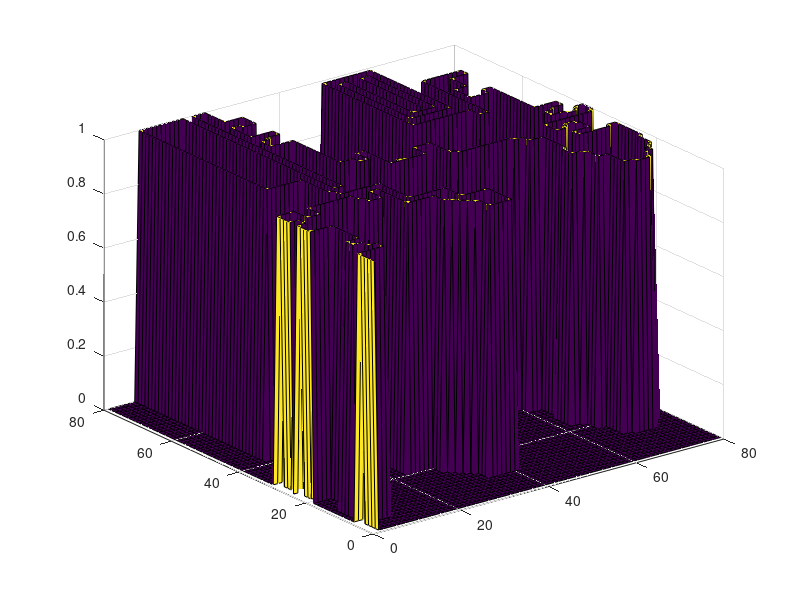

The MATLAB script that drew this image:
data = [
    

1 0 0 0 0 0 0 0 0 0 0 0 0 0 0 0 0 0 0 0 0 0 0 0 0 0 0 0 0 0 0 0 0 0 0 0 0 0 0 0 0 0 0 0 0 0 0 0 0 0 0 0 0 0 0 0 0 0 0 0 0 0 0 0 0 0 0 0 0 0 0 0 0 0 0 0 0 0 0 0 ;
1 0 0 0 0 0 0 0 0 0 0 0 0 0 0 0 0 0 0 0 0 0 0 0 0 0 0 0 0 0 0 0 0 0 0 0 0 0 0 0 0 0 0 0 0 0 0 0 0 0 0 0 0 0 0 0 0 0 0 0 0 0 0 0 0 0 0 0 0 0 0 0 0 0 0 0 0 0 0 0 ;
1 0 0 0 0 0 0 0 0 0 0 0 0 0 0 0 0 0 0 0 0 0 0 0 0 0 0 0 0 0 0 0 0 0 0 0 0 0 0 0 0 0 0 0 0 0 0 0 0 0 0 0 0 0 0 0 0 0 0 0 0 0 0 0 0 0 0 0 0 0 0 0 0 0 0 0 0 0 0 0 ;
1 0 0 0 0 0 0 0 0 0 0 0 0 0 0 0 0 0 0 0 0 0 0 0 0 0 0 0 0 0 0 0 0 0 0 0 0 0 0 0 0 0 0 0 0 0 0 0 0 0 0 0 0 0 0 0 0 0 0 0 0 0 0 0 0 0 0 0 0 0 0 0 0 0 0 0 0 0 0 0 ;
1 0 0 0 0 0 0 0 0 0 0 0 0 0 0 0 0 0 0 0 0 0 0 0 0 0 0 0 0 0 0 0 0 0 0 0 0 0 0 0 0 0 0 0 0 0 0 0 0 0 0 0 0 0 0 0 0 0 0 0 0 0 0 0 0 0 0 0 0 0 0 0 0 0 0 0 0 0 0 0 ;
1 1 1 1 1 1 1 0 0 0 0 0 0 0 0 0 0 0 0 0 0 0 0 0 0 0 0 0 0 0 0 0 0 0 0 0 0 0 0 0 0 0 0 0 0 0 0 0 0 0 0 0 0 0 0 0 0 0 0 0 0 0 0 0 0 0 0 0 0 0 0 0 0 0 0 0 0 0 0 0 ;
0 0 0 0 0 0 1 0 0 0 0 0 0 0 0 0 0 0 0 0 0 0 0 0 0 0 0 0 0 0 0 0 0 0 0 0 0 0 0 0 0 0 0 0 0 0 0 0 0 0 0 0 0 0 0 0 0 0 0 0 0 0 0 0 0 0 0 0 0 0 0 0 0 0 0 0 0 0 0 0 ;
0 0 0 0 1 1 1 0 0 0 0 0 0 0 0 0 0 0 0 0 0 0 0 0 0 0 0 0 0 0 0 0 0 0 0 0 0 0 0 0 0 0 0 0 0 0 0 0 0 0 0 0 0 0 0 0 0 0 0 0 0 0 0 0 0 0 0 0 0 0 0 0 0 0 0 0 0 0 0 0 ;
0 0 0 0 1 0 0 0 0 0 0 0 0 0 0 0 0 0 0 0 0 0 0 0 0 0 0 0 0 0 0 0 0 0 0 0 0 0 0 0 0 0 0 0 0 0 0 0 0 0 0 0 0 0 0 0 0 0 0 0 0 0 0 0 0 0 0 0 0 0 0 0 0 0 0 0 0 0 0 0 ;
0 0 1 1 1 0 0 0 0 0 0 0 0 0 0 0 0 0 0 0 0 0 0 0 0 0 0 0 0 0 0 0 0 0 0 0 0 0 0 0 0 0 0 0 0 0 0 0 0 0 0 0 0 0 0 0 0 0 0 0 0 0 0 0 0 0 0 0 0 0 0 0 0 0 0 0 0 0 0 0 ;
0 0 1 0 0 0 0 0 0 0 0 0 0 0 0 0 0 0 0 0 0 0 0 0 0 0 0 0 0 0 0 0 0 0 1 1 1 1 1 1 0 0 0 0 0 0 0 0 0 0 0 0 0 0 0 0 0 0 0 0 0 0 0 0 0 0 0 0 0 0 0 0 0 0 0 0 0 0 0 0 ;
0 0 1 1 1 1 0 0 0 0 0 0 0 0 0 0 0 0 0 0 0 0 0 0 0 0 0 0 0 0 0 0 0 0 1 0 0 0 0 1 0 0 0 0 0 0 0 0 0 0 0 0 0 0 0 0 0 0 0 0 0 0 0 0 0 0 0 0 0 0 0 0 0 0 0 0 0 0 0 0 ;
0 0 0 0 0 1 0 0 0 0 0 0 0 0 0 0 0 0 0 0 0 0 0 0 0 0 0 0 0 0 0 0 0 0 1 0 0 0 0 1 0 0 0 0 0 0 0 0 0 0 0 0 0 0 0 0 0 0 0 0 0 0 0 0 0 0 0 0 0 1 1 1 1 0 0 0 0 0 0 0 ;
0 0 0 0 0 1 0 0 0 0 0 0 0 0 0 0 0 0 0 0 0 0 0 0 0 0 0 0 0 0 0 0 0 1 1 0 0 0 0 1 0 0 0 0 0 0 0 0 0 0 0 0 0 0 0 0 0 0 0 0 0 0 0 0 0 0 0 1 1 1 0 0 1 1 0 0 0 0 0 0 ;
0 0 0 0 0 1 0 0 0 0 0 0 0 0 0 0 0 0 0 0 0 0 0 0 0 0 0 0 0 0 0 0 1 1 0 0 0 0 0 1 0 0 0 0 0 0 0 0 0 0 0 0 0 0 0 0 0 0 0 0 0 0 0 0 0 0 0 1 0 0 0 0 0 1 0 0 0 0 0 0 ;
0 0 0 0 0 1 0 0 0 0 0 0 0 0 0 0 0 0 0 0 0 0 0 0 0 0 0 0 0 0 0 1 1 0 0 0 0 0 0 1 0 0 0 0 0 0 0 0 0 0 0 0 0 0 0 0 0 0 0 0 0 0 0 0 0 0 0 1 0 0 0 0 0 1 1 1 0 0 0 0 ;
0 0 0 0 0 1 0 0 0 0 0 0 0 0 0 0 0 0 0 0 0 0 0 0 0 0 0 0 0 0 1 1 0 0 0 0 0 0 0 1 0 0 0 0 0 0 0 0 0 0 0 0 0 0 0 0 0 0 0 0 0 0 0 0 0 0 0 1 0 0 0 0 0 0 0 1 0 0 0 0 ;
0 0 0 0 0 1 0 0 0 0 0 0 0 0 0 0 0 0 0 0 0 0 0 0 0 0 0 0 0 1 1 0 0 1 1 1 1 1 1 1 0 0 0 0 0 0 0 0 0 0 0 0 0 0 0 0 0 0 0 0 0 0 0 0 0 0 0 1 0 0 0 0 0 0 0 1 1 0 0 0 ;
0 0 0 0 0 1 0 0 0 0 0 0 0 0 0 0 0 0 0 0 0 0 0 0 0 0 0 0 0 1 0 0 0 1 0 0 0 0 0 0 0 0 0 0 0 0 0 0 0 0 0 0 0 0 0 0 0 0 0 0 0 0 0 0 0 1 1 1 0 0 0 0 0 0 0 0 1 1 0 0 ;
1 1 1 1 1 1 0 0 0 0 0 0 0 0 0 0 0 0 0 0 0 0 0 0 0 0 0 0 0 1 0 0 0 1 0 0 0 0 0 0 0 0 0 0 0 0 0 0 0 0 0 0 0 0 0 0 0 0 0 0 0 0 0 0 0 1 0 0 0 0 0 0 0 0 0 0 0 1 0 0 ;
1 0 0 0 0 0 0 0 0 0 0 0 0 0 0 0 0 0 0 0 0 0 0 1 1 1 1 1 1 1 0 0 0 1 0 0 0 0 0 0 0 0 0 0 0 0 0 0 0 0 0 0 0 0 0 0 0 0 0 0 0 0 0 0 0 1 0 0 0 0 0 0 0 0 0 0 0 1 0 0 ;
1 0 0 0 0 0 0 0 0 0 0 0 0 0 0 0 0 0 0 0 0 0 0 1 0 0 0 0 0 0 0 0 0 1 0 0 0 0 0 0 0 0 0 0 0 0 0 0 0 0 0 0 0 0 0 0 0 0 0 0 0 0 0 0 1 1 0 0 0 0 0 0 0 0 0 0 0 1 0 0 ;
1 0 0 0 0 0 0 0 0 0 0 0 0 0 0 0 0 0 0 0 0 0 0 1 0 1 1 1 1 1 1 1 1 1 0 0 0 0 0 0 0 0 0 0 0 0 0 0 0 0 0 0 0 0 0 0 0 0 0 0 0 0 1 1 1 0 0 0 0 0 0 0 0 0 0 0 0 1 1 0 ;
1 1 1 0 0 0 0 0 0 0 0 0 0 0 0 0 0 0 0 0 0 0 0 1 0 1 0 0 0 0 0 0 0 0 0 0 0 0 0 0 0 0 0 0 0 0 0 0 0 0 0 0 0 0 0 0 0 0 0 0 0 0 1 0 0 0 0 0 0 0 0 0 0 0 0 0 0 0 1 0 ;
0 0 1 0 0 0 0 0 0 0 0 0 0 0 0 0 0 0 0 0 0 0 0 1 0 1 0 0 0 0 0 0 0 0 0 0 0 0 0 0 0 0 0 0 0 0 0 0 0 0 0 0 0 0 0 0 0 0 0 0 0 0 1 0 0 0 0 0 0 0 0 0 0 0 0 0 0 0 1 0 ;
1 1 1 0 1 1 1 1 0 0 0 0 0 0 0 0 0 0 1 1 1 1 0 1 0 1 0 0 0 0 0 0 0 0 0 0 0 0 0 0 0 0 0 0 0 0 0 0 0 0 0 0 0 0 0 0 0 0 0 0 0 0 1 1 0 0 0 0 0 0 0 0 0 0 0 0 0 0 1 0 ;
1 0 0 0 1 0 0 1 0 0 0 0 0 0 0 0 0 0 1 0 0 1 0 1 0 1 0 0 0 0 0 0 0 0 0 0 0 0 0 0 0 0 0 0 0 0 0 0 0 0 0 0 0 0 0 0 0 0 0 0 0 0 0 1 0 0 0 0 0 0 0 0 0 0 0 0 0 0 1 0 ;
1 0 0 0 1 0 0 1 0 0 0 0 0 0 0 0 0 1 1 0 0 1 0 1 0 1 0 0 0 0 0 0 0 0 0 0 0 0 0 0 0 0 0 0 0 0 0 0 0 0 0 0 0 0 0 0 0 0 0 0 0 0 0 1 0 0 0 0 0 0 0 0 0 0 0 0 0 0 1 0 ;
1 0 0 0 1 0 0 1 0 0 0 0 0 0 0 0 0 1 0 0 0 1 0 1 0 1 0 0 0 0 0 0 0 0 0 0 0 0 0 0 0 0 0 0 0 0 0 0 0 0 0 0 0 0 0 0 0 0 0 0 0 0 0 1 0 0 0 0 0 0 0 0 0 0 0 0 0 0 1 0 ;
1 1 1 1 1 0 0 1 1 1 1 1 1 1 1 1 1 1 0 0 0 1 1 1 0 1 0 0 0 0 0 0 0 0 0 0 0 0 0 0 0 0 0 0 0 0 0 0 0 0 0 0 0 0 0 0 0 0 0 0 0 0 0 1 0 0 0 0 0 1 1 1 1 1 1 1 1 0 1 0 ;
0 0 0 0 0 0 0 0 0 0 0 0 0 0 0 0 0 0 0 0 0 0 0 0 0 1 0 0 0 0 0 0 0 0 0 0 0 0 0 0 0 0 0 0 0 0 0 0 0 0 0 0 0 0 0 0 0 0 0 0 0 0 0 1 0 0 0 0 0 1 0 0 0 0 0 0 1 1 1 0 ;
0 0 0 0 0 0 0 0 0 0 0 0 0 0 0 0 1 1 1 1 1 1 1 1 1 1 0 0 0 0 0 0 0 0 0 0 0 0 0 0 0 0 0 0 0 0 0 0 0 0 0 0 0 0 0 0 0 0 0 0 0 0 0 1 0 0 0 0 0 1 1 1 1 1 0 0 0 0 0 0 ;
0 0 0 0 0 0 0 0 0 0 0 0 0 0 0 0 1 0 0 0 0 0 0 0 0 0 0 0 0 0 0 0 0 0 0 0 0 0 0 0 0 0 0 0 0 0 0 0 0 0 0 0 0 0 0 0 0 0 0 0 1 1 1 1 0 0 0 0 0 0 0 0 0 1 0 0 0 0 0 0 ;
0 0 0 0 0 0 0 0 0 0 0 0 0 0 0 1 1 0 0 0 0 0 0 0 0 0 0 0 0 0 0 0 0 0 0 0 0 0 0 0 0 0 0 0 0 0 0 0 0 0 0 0 0 0 0 0 0 0 0 0 1 0 0 0 0 0 0 1 1 1 0 0 0 1 0 0 0 0 0 0 ;
0 0 0 0 0 0 0 0 0 0 0 0 0 0 0 1 0 1 1 1 0 0 0 0 0 0 0 0 0 0 0 0 0 0 0 0 0 0 0 0 0 0 0 0 0 0 0 0 0 0 0 0 0 0 0 0 0 0 1 1 1 0 0 0 0 0 0 1 0 1 1 0 1 1 0 0 0 0 0 0 ;
0 0 0 0 0 0 0 0 0 0 0 0 0 0 0 1 0 1 0 1 0 0 0 0 0 0 0 0 0 0 0 0 0 0 0 0 0 0 0 0 0 0 0 0 0 0 1 1 1 1 1 1 1 1 1 1 1 1 1 0 0 0 0 0 0 0 0 1 0 0 1 1 1 0 0 0 0 0 0 0 ;
0 0 0 0 0 0 0 0 0 0 0 0 0 0 0 1 0 1 0 1 0 0 0 0 0 0 0 0 0 0 0 0 0 0 0 0 0 0 0 0 0 0 0 0 0 1 1 0 0 0 0 0 0 0 0 0 0 0 0 0 0 0 0 0 0 0 0 1 0 0 0 0 0 0 0 0 0 0 0 0 ;
0 0 0 0 0 0 0 0 0 0 0 0 0 0 0 1 0 1 0 1 0 0 0 0 0 0 0 0 0 0 0 0 0 0 0 0 0 0 0 0 0 0 0 0 0 1 0 0 0 0 0 0 0 0 0 0 0 0 0 0 0 0 0 0 0 0 0 1 1 1 1 1 1 1 1 1 1 1 1 0 ;
0 0 0 0 0 0 0 0 0 0 0 0 0 0 0 1 0 1 0 1 0 0 0 0 0 0 0 0 0 0 0 0 0 1 1 1 1 1 1 1 1 1 0 0 0 1 0 0 0 0 0 0 0 0 0 0 0 0 0 0 0 0 0 0 0 0 0 0 0 0 0 0 0 0 0 0 0 0 1 1 ;
0 0 0 0 0 0 0 0 0 0 0 0 0 0 0 1 0 1 0 1 0 0 0 0 0 0 0 0 0 0 0 0 0 1 0 1 1 0 0 0 0 1 0 0 0 1 0 0 0 0 0 0 0 0 0 0 0 0 0 0 0 0 0 0 0 0 0 0 0 0 0 0 0 0 1 1 1 0 0 1 ;
0 0 0 0 0 0 0 0 0 0 0 0 0 0 0 1 0 1 0 1 0 0 0 0 0 0 0 0 0 0 0 0 0 1 0 0 0 0 0 0 0 1 0 0 0 1 0 0 0 0 0 0 0 0 0 0 0 0 0 0 0 0 0 0 0 0 0 0 0 0 0 1 1 1 1 0 1 1 0 1 ;
0 0 0 0 0 0 0 1 1 1 1 1 1 1 1 1 0 1 0 1 0 0 0 0 0 0 0 0 0 0 0 0 0 1 0 0 0 0 0 0 0 1 0 0 0 1 0 0 0 0 0 0 0 0 0 0 0 0 0 0 0 0 0 0 0 0 0 0 0 0 0 1 0 0 0 0 0 1 1 1 ;
0 0 0 0 0 0 0 1 0 0 0 0 0 0 0 0 0 1 0 1 0 0 0 0 0 0 0 0 0 1 1 1 0 1 0 0 0 0 0 0 0 1 1 1 1 1 0 0 0 0 0 0 0 0 0 0 0 0 0 0 0 0 0 0 0 0 0 0 0 0 0 1 1 1 0 0 0 0 0 0 ;
0 0 0 0 0 0 0 1 0 0 0 0 0 0 0 0 0 1 0 1 0 0 0 0 0 0 0 0 0 1 0 1 0 1 0 0 0 0 0 0 0 0 0 0 0 0 0 0 0 0 0 0 0 0 0 0 0 0 0 0 0 0 0 0 0 0 0 0 0 0 0 0 0 1 1 1 1 0 0 0 ;
0 0 0 0 0 0 0 1 0 0 0 0 0 0 0 0 0 1 0 1 0 0 0 0 0 0 1 1 1 1 0 1 0 1 0 0 0 0 0 0 0 0 0 0 0 0 0 0 0 0 0 0 0 0 0 0 0 0 0 0 0 0 0 0 0 0 0 0 0 0 0 0 0 0 0 0 1 0 0 0 ;
0 0 0 0 0 0 0 1 0 0 0 0 0 0 0 0 0 1 0 1 0 0 0 0 0 0 1 0 0 0 0 1 0 1 0 0 0 0 0 0 0 0 0 0 0 0 0 0 0 0 0 0 0 0 0 0 0 0 0 0 0 0 0 0 0 0 0 0 0 0 0 1 1 1 1 1 1 0 0 0 ;
0 0 0 0 0 0 0 1 0 0 0 0 0 0 0 0 0 1 0 1 0 0 0 0 0 0 1 0 0 0 0 1 1 1 0 0 0 0 0 0 0 0 0 0 0 0 0 0 0 0 0 0 0 0 0 0 0 0 0 0 0 0 0 0 0 0 0 0 0 0 0 1 0 0 0 0 0 0 0 0 ;
0 0 0 0 0 0 0 1 0 0 0 0 0 0 0 0 0 1 0 1 0 0 0 0 0 0 1 0 0 0 0 0 0 0 0 0 0 0 0 0 0 0 0 0 0 0 0 0 0 0 0 0 0 0 0 0 0 0 0 0 0 0 0 0 0 0 0 0 0 0 0 1 0 0 0 0 0 0 0 0 ;
0 0 0 0 0 0 0 1 0 0 0 0 0 0 0 0 0 1 0 1 0 0 0 0 0 0 1 0 0 0 0 0 0 0 0 0 0 0 0 0 0 0 0 0 0 0 0 0 0 0 0 0 0 0 0 0 0 0 0 0 0 1 1 1 0 0 0 0 0 0 0 1 0 0 0 0 0 0 0 0 ;
0 0 0 0 0 0 0 1 0 0 0 0 0 0 0 0 0 1 0 1 0 0 0 0 0 0 1 0 0 0 0 0 0 0 0 0 0 0 0 0 0 0 0 0 0 0 0 0 0 0 0 0 0 0 0 0 0 0 0 0 0 1 0 1 0 0 0 0 0 0 0 1 0 0 0 0 0 0 0 0 ;
0 0 0 0 0 0 0 1 0 0 0 0 0 0 0 0 0 1 0 1 0 0 0 0 0 0 1 0 0 0 0 0 0 0 0 0 0 0 0 0 0 0 0 0 0 0 0 0 0 0 0 0 0 0 0 0 0 0 0 0 0 1 0 1 0 0 0 0 0 0 0 1 0 0 0 0 0 0 0 0 ;
0 0 0 0 0 0 0 1 0 0 0 0 0 0 0 0 0 1 0 1 0 0 0 0 0 0 1 0 0 0 0 0 0 0 0 0 0 0 0 0 0 0 0 0 0 0 0 0 1 1 1 1 1 1 1 1 1 1 1 1 1 1 0 1 0 0 0 0 0 0 0 1 0 0 0 0 0 0 0 0 ;
0 0 0 0 0 0 0 1 0 0 0 0 0 0 0 0 0 1 0 1 0 0 0 0 0 0 1 0 0 0 0 0 0 0 0 0 0 0 0 0 0 0 0 0 0 0 0 0 1 0 0 0 0 0 0 0 0 0 0 0 0 0 0 1 0 0 0 0 0 0 0 1 0 0 0 0 0 0 0 0 ;
0 0 0 0 0 0 0 1 0 0 0 0 0 0 0 0 0 1 0 1 0 0 0 0 0 0 1 0 0 0 0 0 0 0 0 0 0 0 0 0 0 0 0 0 0 0 0 0 1 0 0 0 0 0 0 0 0 0 0 0 0 0 0 1 0 0 0 0 0 0 0 1 0 0 0 0 0 0 0 0 ;
0 0 0 0 0 0 0 1 0 0 0 0 0 0 0 0 0 1 0 1 0 0 0 0 0 0 1 0 0 0 0 0 0 0 0 0 0 0 0 0 0 0 0 0 0 0 0 0 1 0 1 1 1 1 1 1 1 1 1 1 0 0 0 1 0 0 0 0 0 0 0 1 0 0 0 0 0 0 0 0 ;
0 0 0 0 0 0 0 1 0 0 0 0 0 0 0 0 0 1 0 1 0 0 0 0 0 0 1 0 0 0 0 0 0 0 0 0 0 0 0 0 0 0 0 0 0 0 0 0 1 0 1 0 0 0 0 0 0 0 0 1 0 0 0 1 0 0 0 0 0 0 0 1 0 0 0 0 0 0 0 0 ;
0 0 0 0 0 0 0 1 0 0 0 0 0 0 0 0 0 1 0 1 0 0 0 0 0 0 1 0 0 0 0 0 0 0 0 0 0 0 0 0 0 0 0 0 0 0 0 0 1 0 1 0 1 1 1 1 1 1 0 1 0 0 0 1 0 1 1 1 1 1 0 1 0 0 0 0 0 0 0 0 ;
0 0 0 0 0 0 0 1 0 0 0 0 0 0 0 0 0 1 0 1 0 0 0 0 0 0 1 0 0 0 0 0 0 0 0 0 0 0 0 0 0 0 0 0 0 0 0 0 1 0 1 0 1 0 0 0 0 1 0 1 0 0 0 1 0 1 0 0 0 1 0 1 0 0 0 0 0 0 0 0 ;
0 0 0 0 0 0 0 1 0 0 0 0 0 0 0 0 0 1 0 1 0 1 1 1 1 1 1 0 0 0 0 0 0 0 0 0 0 0 0 0 0 0 0 0 0 0 0 0 1 0 1 0 1 0 0 1 0 1 0 1 0 0 0 1 0 1 0 0 0 1 1 1 0 0 0 0 0 0 0 0 ;
0 0 0 0 0 0 0 1 0 0 0 0 0 0 0 0 0 1 0 1 0 1 0 0 0 0 0 0 0 0 0 0 0 0 0 0 0 0 0 0 0 0 0 0 0 0 0 0 1 0 1 0 1 0 0 1 0 1 0 1 0 0 0 1 0 1 0 0 0 0 0 0 0 0 0 0 0 0 0 0 ;
0 0 0 0 0 0 0 1 0 0 0 0 0 0 0 0 0 1 0 1 0 1 0 0 0 0 0 0 0 0 0 0 0 0 0 0 0 0 0 0 0 0 0 0 0 0 0 0 1 0 1 0 1 0 0 1 0 1 0 1 0 0 0 1 0 1 0 0 0 0 0 0 0 0 0 0 0 0 0 0 ;
0 0 0 0 0 0 0 1 0 0 0 0 0 0 0 0 0 1 0 1 0 1 1 1 0 0 0 0 0 0 0 0 0 0 0 0 0 0 0 0 0 0 0 0 0 0 0 0 1 0 1 0 1 0 0 1 0 1 0 1 0 0 0 1 0 1 1 1 1 0 0 0 0 0 0 0 0 0 0 0 ;
0 0 0 0 0 0 0 1 0 0 0 0 0 0 0 0 0 1 0 1 0 0 0 1 1 1 1 0 0 0 0 0 0 0 0 0 0 0 0 0 0 0 0 0 0 0 0 0 1 0 1 0 1 0 0 1 0 1 0 1 0 0 0 1 0 0 0 0 1 0 0 0 0 0 0 0 0 0 0 0 ;
0 0 0 0 0 0 0 1 0 0 0 0 0 0 0 0 0 1 0 1 0 0 0 0 0 0 1 0 0 0 0 0 0 0 0 0 0 0 0 0 0 0 0 0 0 0 0 0 1 0 1 0 1 0 0 1 0 1 0 1 0 0 0 1 0 0 0 0 1 0 0 0 0 0 0 0 0 0 0 0 ;
0 0 0 0 0 0 0 1 0 0 0 0 0 0 0 0 0 1 0 1 0 1 1 1 1 1 1 0 0 0 0 0 0 0 0 0 0 0 0 0 0 0 0 0 0 0 0 0 1 0 1 0 1 0 0 1 0 1 0 1 0 0 0 1 0 0 0 0 1 0 0 0 0 0 0 0 0 0 0 0 ;
0 0 0 0 0 0 0 1 0 0 0 0 0 0 0 0 0 1 0 1 0 1 0 0 0 0 0 0 0 0 0 0 0 0 0 0 0 0 0 0 0 0 0 0 0 0 0 0 1 0 1 0 1 0 0 1 0 1 0 1 0 0 0 1 0 0 0 0 1 0 0 0 0 0 0 0 0 0 0 0 ;
0 0 0 0 0 0 0 1 0 0 0 0 0 0 0 0 0 1 0 1 0 1 0 0 0 0 0 0 0 0 0 0 0 0 0 0 0 0 0 0 0 0 0 0 0 0 0 0 1 0 1 0 1 0 0 1 0 1 0 1 0 0 0 1 0 0 0 0 1 1 1 1 1 0 0 0 0 0 0 0 ;
0 0 0 0 0 0 0 1 0 0 0 0 0 0 0 0 0 1 0 1 0 1 0 0 0 0 0 0 0 0 0 0 0 0 0 0 0 0 0 0 0 0 0 0 0 0 0 0 1 0 1 0 1 0 0 1 0 1 0 1 0 0 0 1 0 0 0 0 0 0 0 0 1 0 0 0 0 0 0 0 ;
0 0 0 0 0 0 0 1 0 0 0 0 0 0 0 0 0 1 0 1 0 1 0 0 0 0 0 0 0 0 0 0 0 0 0 0 0 0 0 0 0 0 0 0 0 0 0 0 1 0 1 0 1 0 0 1 0 1 0 1 0 0 0 1 1 1 1 1 1 1 1 1 1 0 0 0 0 0 0 0 ;
0 0 0 0 0 0 0 1 0 0 0 0 0 0 0 0 0 1 0 1 0 1 0 1 1 1 1 0 0 0 0 0 0 0 0 0 0 0 0 0 0 0 0 0 0 0 0 0 1 0 1 0 1 0 0 1 0 1 0 1 0 0 0 0 0 0 0 0 0 0 0 0 0 0 0 0 0 0 0 0 ;
0 0 0 0 0 0 0 1 0 0 0 0 0 0 0 0 0 1 0 1 0 1 1 1 0 0 1 0 0 0 0 0 0 0 0 0 0 0 0 0 0 0 0 0 0 0 0 0 1 0 1 0 1 0 0 1 0 1 0 1 0 0 0 0 0 0 0 0 0 0 0 0 0 0 0 0 0 0 0 0 ;
0 0 0 0 0 0 0 1 0 0 0 0 0 0 0 0 0 1 0 1 0 0 0 0 0 0 1 0 0 0 0 0 0 0 0 0 0 0 0 0 0 0 0 0 0 0 0 0 1 0 1 0 1 0 0 1 0 1 0 1 0 0 0 0 0 0 0 0 0 0 0 0 0 0 0 0 0 0 0 0 ;
0 0 0 0 0 0 0 1 0 0 0 0 0 0 0 0 0 1 0 1 0 0 0 0 0 0 1 0 0 0 0 0 0 0 0 0 0 0 0 0 0 0 0 0 0 0 0 0 1 0 1 0 1 0 0 1 0 1 0 1 0 0 0 0 0 0 0 0 0 0 0 0 0 0 0 0 0 0 0 0 ;
0 0 0 0 0 0 0 1 0 0 0 0 0 0 0 0 0 1 0 1 0 0 1 1 1 1 1 0 0 0 0 0 0 0 0 0 0 0 0 0 0 0 0 0 0 0 0 0 1 0 1 0 1 0 0 1 0 1 0 1 0 0 0 0 0 0 0 0 0 0 0 0 0 0 0 0 0 0 0 0 ;
0 0 0 0 0 0 0 1 0 0 0 0 0 0 0 0 0 1 0 1 0 0 1 0 0 0 0 0 0 0 0 0 0 0 0 0 0 0 0 0 0 0 0 0 0 0 0 0 1 0 1 0 1 0 0 1 0 1 0 1 0 0 0 0 0 0 0 0 0 0 0 0 0 0 0 0 0 0 0 0 ;
0 0 0 0 0 0 0 1 0 0 0 0 0 0 0 0 0 1 0 1 0 0 1 0 0 0 0 0 0 0 0 0 0 0 0 0 0 0 0 0 0 0 0 0 0 0 0 0 1 0 1 0 1 0 0 1 0 1 0 1 0 0 0 0 0 0 0 0 0 0 0 0 0 0 0 0 0 0 0 0 ;
0 0 0 0 0 0 0 1 0 0 0 0 0 0 0 0 0 1 0 1 0 0 1 0 0 0 0 0 0 0 0 0 0 0 0 0 0 0 0 0 0 0 0 0 0 0 0 0 1 0 1 1 1 0 0 1 1 1 0 1 0 0 0 0 0 0 0 0 0 0 0 0 0 0 0 0 0 0 0 0 ;
0 0 0 0 0 0 0 1 0 0 0 0 0 0 0 0 0 1 0 1 0 0 1 0 0 0 0 0 0 0 0 0 0 0 0 0 0 0 0 0 0 0 0 0 0 0 0 0 1 0 0 0 0 0 0 0 0 0 0 1 0 0 0 0 0 0 0 0 0 0 0 0 0 0 0 0 0 0 0 0 ;
0 0 0 0 0 0 0 1 0 0 0 0 0 0 0 0 0 1 0 1 0 0 1 0 0 0 0 0 0 0 0 0 0 0 0 0 0 0 0 0 0 0 0 0 0 0 0 0 1 1 1 1 1 1 1 1 1 1 1 1 0 0 0 0 0 0 0 0 0 0 0 0 0 0 0 0 0 0 0 0 ;
0 0 0 0 0 0 0 1 1 1 1 1 1 1 1 1 1 1 0 1 1 1 1 0 0 0 0 0 0 0 0 0 0 0 0 0 0 0 0 0 0 0 0 0 0 0 0 0 0 0 0 0 0 0 0 0 0 0 0 0 0 0 0 0 0 0 0 0 0 0 0 0 0 0 0 0 0 0 0 0 ;

];
data = min(10, max(0, data));
surf(data)